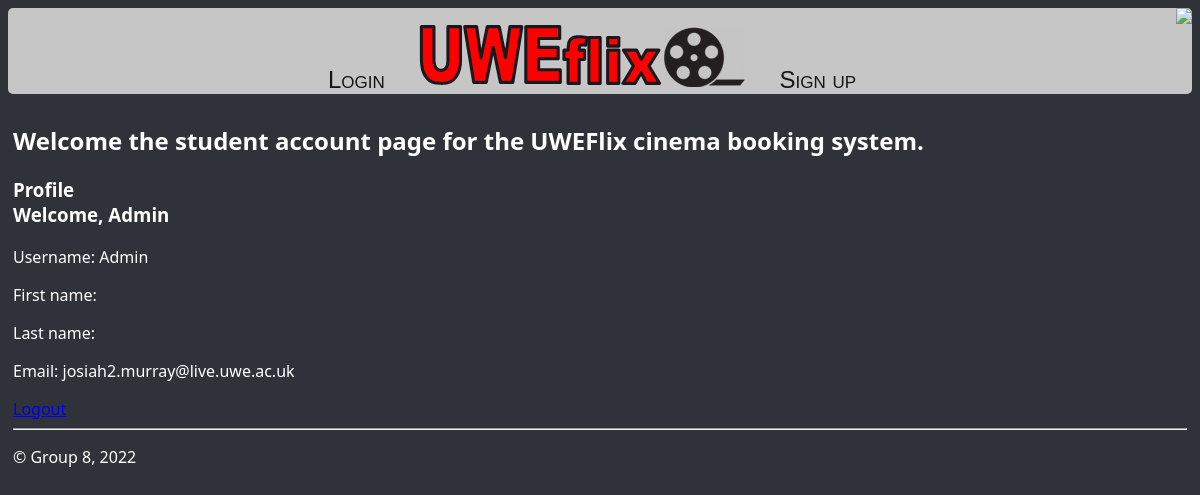
Before: /studentAccount/ (signed in) with the older database file.
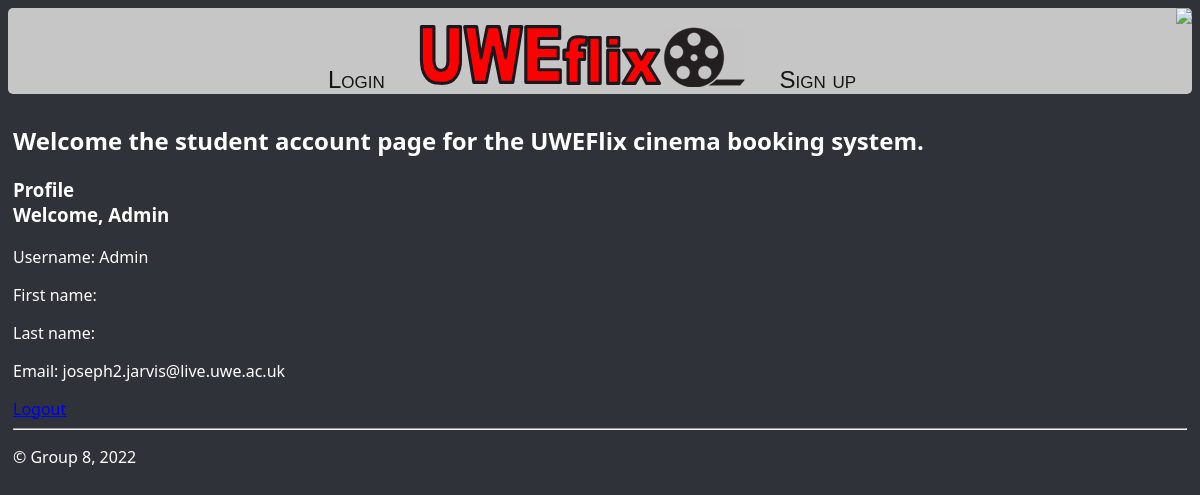
After: the same page with the newer database file.
### uweflix/models.py (models this page shows)
class Account(AbstractUser):
    is_cinema_admin = models.BooleanField(default=False)
    is_cinema_accounts = models.BooleanField(default=False)
    is_club = models.BooleanField(default=True)

### uweflix/views.py (the view)
# urls.py: path("studentAccount/", views.studentAccount, name="studentAccount"),
def studentAccount(request):
    return render(request, "uweflix/studentAccount.html")

### uweflix/templates/uweflix/studentAccount.html (shortened to what this page needs)
{% extends "uweflix/layout.html" %}
{% block content %}
<div class="container">
    <h2>Welcome the student account page for the UWEFlix cinema booking system.</h2>
    <h3>Profile <br> Welcome, {{request.user}} </h3>
    <p>Username: {{ user }}</p>
    <p>First name: {{ user.first_name }}</p>
    <p>Last name: {{ user.last_name }}</p>
    <p>Email: {{ user.email }}</p>
</div>
<a href="{% url 'logout' %}">Logout</a>
{% endblock %}

Changed rows visible on the page:
changed Account "Admin": email "josiah2.murray@live.uwe.ac.uk" → "joseph2.jarvis@live.uwe.ac.uk"
